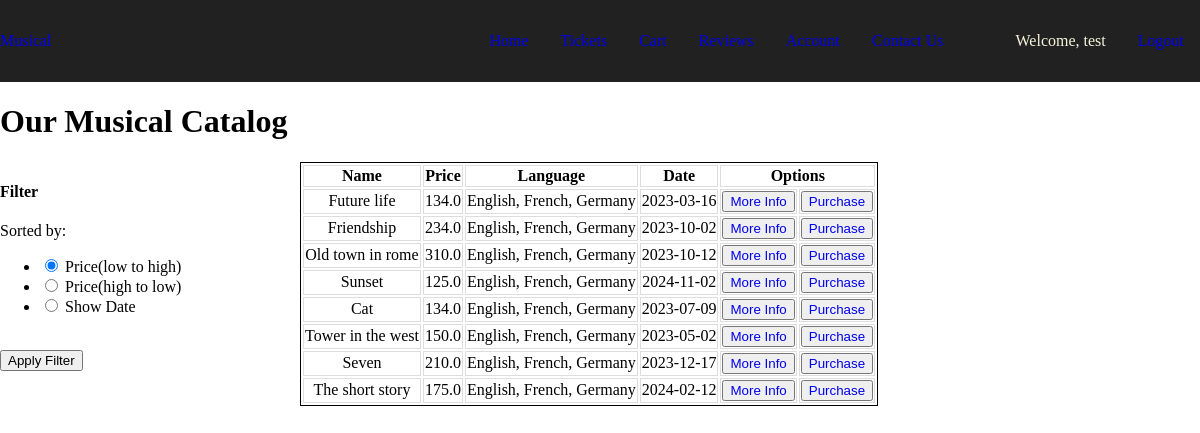
Page /musicals (signed in) on the committed database.
### tables this page shows
CREATE TABLE users
(
    user TEXT PRIMARY KEY,
    password TEXT NOT NULL,
    email TEXT NOT NULL
);

CREATE TABLE musicals
(
    musical_id INTEGER PRIMARY KEY AUTOINCREMENT,
    name TEXT NOT NULL,
    image TEXT NOT NULL,
    price REAL NOT NULL,
    language TEXT NOT NULL,
    date TEXT NOT NULL,
    number INTEGER NOT NULL

);

### app.py (the view, shortened to what this page needs)
@app.route("/musicals", methods=["GET", "POST"])
def musicals():
    form = FilterForm()
    db = get_db()
    musicals = db.execute(
        """SELECT * FROM musicals;""").fetchall()
    return render_template("musicals.html", form=form, musicals=musicals)

### forms.py
class FilterForm(FlaskForm):
    filter = RadioField("Sorted by: ",
                        choices=["Price(low to high)",
                                 "Price(high to low)", "Show Date"],
                        default="Price(low to high)")
    submit = SubmitField("Apply Filter")

### app.py (called while the page is built)
@app.before_request
def logged_in_user():
    db = get_db()
    g.user = session.get("user", None)
    entry = db.execute("""SELECT * FROM users
                                   WHERE user = ?;""", (g.user,)).fetchone()
    if entry is not None:
        g.email = entry[2]

### database.py (called while the page is built)
def get_db():
    if "db" not in g:
        g.db = sqlite3.connect(DATABASE,
                               detect_types=sqlite3.PARSE_DECLTYPES
                               )
        g.db.row_factory = sqlite3.Row
    return g.db

### templates/musicals.html (shortened to what this page needs)
{% extends "base.html" %}
{% block main_content %}
    <h1>Our Musical Catalog</h1>
    <div class="filter_musical">
        <div class="filter">
            <h4>Filter</h4>
            <form action="" method="post" novalidate>
                {{ form.filter.label }}
                <br />
                {{ form.filter() }}
                <br />
                {{ form.submit }}
            </form>
        </div>
        <div class="musical_table">
            <table>
                <tr>
                    <th>Name</th>
                    <th>Price</th>
                    <th>Language</th>
                    <th>Date</th>
                    <th colspan="2">Options</th>
                </tr>
                {% for musical in musicals %}
                    <tr>
                        <td>{{ musical["name"] }}</td>
                        <td>{{ musical["price"] }}</td>
                        <td>{{ musical["language"] }}</td>
                        <td>{{ musical["date"] }}</td>
                        <td>
                            <button>
                                <a href="{{ url_for('musical', musical_id=musical['musical_id'] ) }}">More Info</a>
                            </button>
                        </td>
                        <td>
                            <button>
                                <a href="{{ url_for('add_to_cart', musical_id=musical['musical_id']) }}">Purchase</a>
                            </button>
                        </td>
                    </tr>
                {% endfor %}
            </table>
        </div>
    </div>
{% endblock %}

### templates/base.html (shortened to what this page needs)
<html>
    <head>
        <link rel="stylesheet" href="{{url_for('static', filename='styles.css')}}">
    </head>
    <body>
        <nav>
            <a class="navbar-brand" href="/">Musical</a>
            <section id="navbarNav">
                {% if g.user == "admin" %}
                <ul>
                    <li>
                        <a href="{{ url_for('index') }}">Home</a>
                    </li>
                    <li>
                        <a href="{{ url_for('musicals') }}">Tickets</a>
                    </li>
                    <li>
                        <a href="{{ url_for('cart') }}">Cart</a>
                    </li>
                    <li>
                        <a href="{{ url_for('review') }}">Reviews</a>
                    </li>
                    <li>
                        <a href="{{ url_for('stock') }}">Stock</a>
                    </li>
                    <li>
                        <a href="{{ url_for('account') }}">Account</a>
                    </li>
                    <li>
                        <a href="{{ url_for('customer_details') }}">Customer Details</a>
                    </li>
                </ul>
                <ul>
                    <li>
                        <a class="welcome">Welcome, {{ g.user }}</a>
                    </li>
                    <li>
                        <a href="{{ url_for('logout') }}">Logout</a>
                    </li>
                </ul>
                {% elif g.user %}
                <ul>
                    <li>
                        <a href="{{ url_for('index') }}">Home</a>
                    </li>
                    <li>
                        <a href="{{ url_for('musicals') }}">Tickets</a>
                    </li>
                    <li>
                        <a href="{{ url_for('cart') }}">Cart</a>
                    </li>
                    <li>
                        <a href="{{ url_for('review') }}">Reviews</a>
                    </li>
                    <li>
                        <a href="{{ url_for('account') }}">Account</a>
                    </li>
                    <li>
                        <a href="{{ url_for('contact_us') }}">Contact Us</a>
                    </li>
                </ul>
                <ul>
                    <li>
                        <a class="welcome">Welcome, {{ g.user }}</a>
                    </li>
                    <li>
                        <a href="{{ url_for('logout') }}">Logout</a>
                    </li>
                </ul>
                {% endif %}
            </section>
        </nav>
        {% block main_content %}{% endblock %}
    </body>
</html>

### static/styles.css (style rules this page uses)
body { margin: 0; }
a { text-decoration: none; }
nav { display: flex; align-items: baseline; justify-content: space-between; background-color: #212121; }
nav>section { display: flex; }
nav>section>ul { display: flex; list-style-type: none; }
nav>section>ul>li { padding: 1em; }
.welcome { color: beige; }
form { display: inline-block; margin-left: auto; margin-right: auto; }
table { border: 1px solid; text-align: center; }
th, td { border: 1px solid #ddd; }
.filter, .musical_table { box-sizing: border-box; float: left }
.filter { width: 25%; }
.musical_table { width: 75%; }
.filter_musical:after { content: ""; display: table; clear: both; }

### rows in the picture
users: user "test"
musicals: name "Future life", price "134.0", language "English, French, Germany", date "2023-03-16"
musicals: name "Friendship", price "234.0", language "English, French, Germany", date "2023-10-02"
musicals: name "Old town in rome", price "310.0", language "English, French, Germany", date "2023-10-12"
musicals: name "Sunset", price "125.0", language "English, French, Germany", date "2024-11-02"
musicals: name "Cat", price "134.0", language "English, French, Germany", date "2023-07-09"
musicals: name "Tower in the west", price "150.0", language "English, French, Germany", date "2023-05-02"
musicals: name "Seven", price "210.0", language "English, French, Germany", date "2023-12-17"
musicals: name "The short story", price "175.0", language "English, French, Germany", date "2024-02-12"
